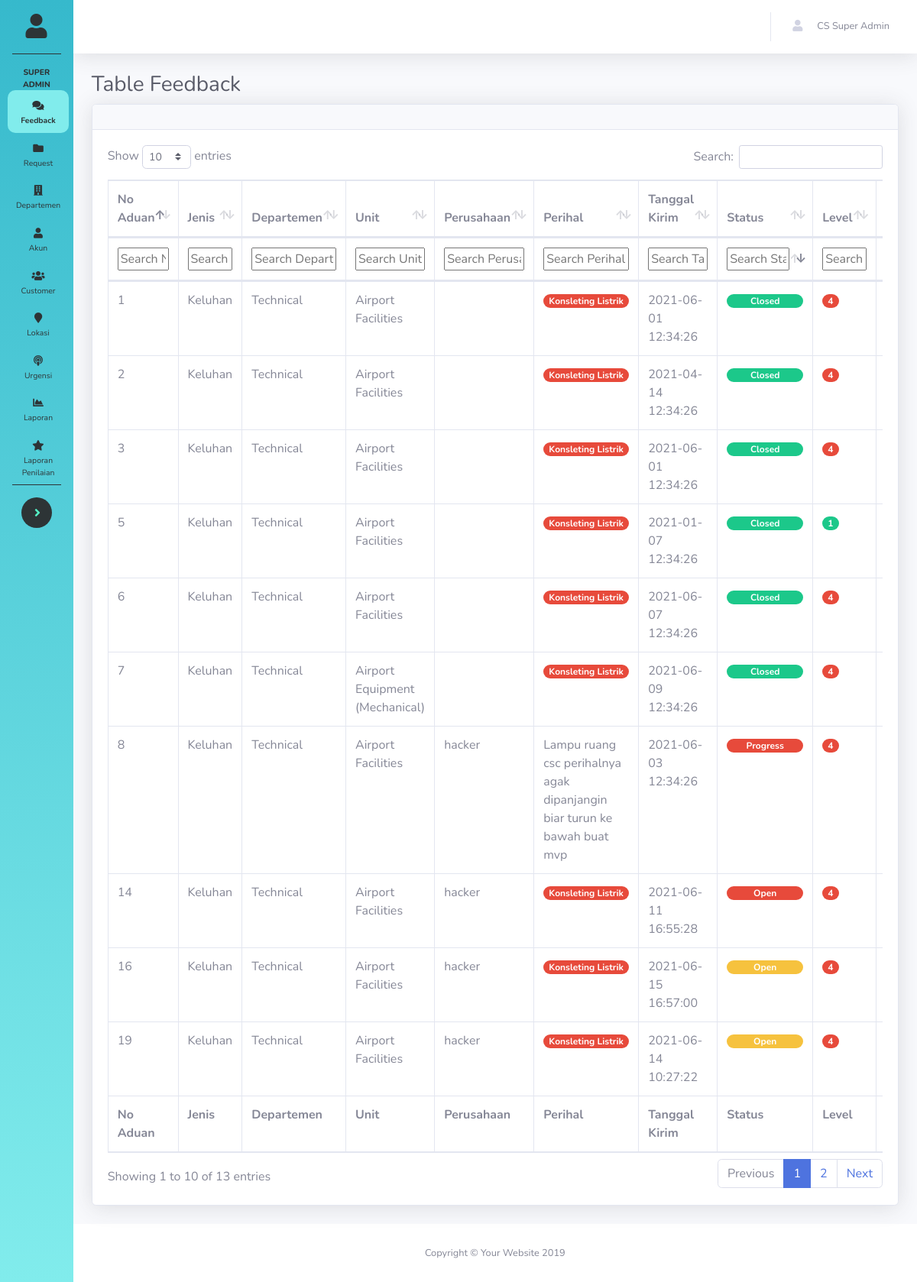
Screenshot of /Admin (signed in) with the database file from the repository.
### tables this page shows
CREATE TABLE `tb_aduan` (
  `id_aduan` int(11) NOT NULL,
  `id_akun` int(11) DEFAULT NULL,
  `id_customer` int(11) DEFAULT NULL,
  `id_unit` int(11) DEFAULT NULL,
  `nama_unit` varchar(200) DEFAULT NULL,
  `nama_departemen` varchar(200) DEFAULT NULL,
  `nama_detail_lokasi` varchar(200) DEFAULT NULL,
  `nama_lokasi` varchar(200) DEFAULT NULL,
  `jenis` varchar(10) NOT NULL,
  `urgensi` tinyint(4) DEFAULT 0,
  `perihal` text NOT NULL,
  `pelapor` varchar(20) NOT NULL,
  `ket` text NOT NULL,
  `status` varchar(12) NOT NULL,
  `waktu` datetime DEFAULT NULL,
  `waktu_kirim` datetime NOT NULL,
  `waktu_kejadian` date DEFAULT NULL,
  `keterangan_kejadian` text DEFAULT NULL,
  `foto` text DEFAULT NULL,
  `level` int(11) NOT NULL
);

CREATE TABLE `tb_customer` (
  `id_customer` int(11) NOT NULL,
  `nama_perusahaan` varchar(200) DEFAULT NULL,
  `gerai` varchar(200) DEFAULT NULL,
  `nama` text NOT NULL,
  `email` varchar(50) NOT NULL,
  `no_telp` varchar(20) NOT NULL,
  `password` text NOT NULL,
  `status` int(11) NOT NULL,
  `masa_berlaku` date NOT NULL,
  `kontrak` date DEFAULT NULL,
  `id_pass_bandara` varchar(30) NOT NULL,
  `pass_bandara` text DEFAULT NULL,
  `foto` text DEFAULT NULL,
  `tanggal_pembuatan` date DEFAULT NULL
);

### Admin/index.php (the view, shortened to what this page needs)
<?php
include 'header.php';
?>
        <div class="container-fluid">
          <h1 class="h3 mb-2 text-gray-800">Table Feedback</h1>
          <div class="card shadow mb-4">
            <div class="card-header py-3">
            </div>
            <div class="card-body">
              <div class="table-responsive">
                <table class="table table-bordered display" id="dataTable" width="100%" cellspacing="0">
                  <thead>
                    <tr>
                        <th>No Aduan</th>
                        <th>Jenis</th>
                        <th>Departemen</th>
                        <th>Unit</th>
                        <th>Perusahaan</th>
                        <th>Perihal</th>
                        <th>Tanggal Kirim</th>
                          <th class='sorting_desc' aria-sort="descending">Status</th>
                          <th>Level</th>
                      <th>Lakukan</th>
                    </tr>
                  </thead>
                  <tfoot>
                    <tr>
                      <th>No Aduan</th>
                      <th>Jenis</th>
                      <th>Departemen</th>
                      <th>Unit</th>
                      <th>Perusahaan</th>
                      <th>Perihal</th>
                      <th>Tanggal Kirim</th>
                      <th>Status</th>
                      <th>Level</th>
                      <th>Lakukan</th>
                    </tr>
                  </tfoot>
                  <tbody>
                    <?php
                    if(($_SESSION['hak_akses']=='Super Admin' || $_SESSION['hak_akses'] == 'Admin2' || $_SESSION['hak_akses']=='Pengawas Internal' || $_SESSION['hak_akses']=='Admin1') || ($_SESSION['status_akun']=='AOC Head' || $_SESSION['status_akun']=='General Manager')){
                      $sintax = "SELECT tb_aduan.id_aduan, jenis, Departemen, tb_aduan.nama_unit, urgensi, perihal, tb_aduan.status, level, progress.id_aduan as merah, tb_aduan.waktu, nama_perusahaan, waktu_kirim from tb_aduan
                          left join tb_unit ON tb_aduan.id_unit=tb_unit.id_unit
                          left join tb_departemen on tb_unit.id_departemen = tb_departemen.id_departemen
                          left join (select id_aduan, waktu from tb_progress where tindakan like 'Dikembalikan ke unit teknis%') as progress
                                on tb_aduan.id_aduan = progress.id_aduan and progress.waktu >= tb_aduan.waktu
                          left join tb_customer on tb_customer.id_customer = tb_aduan.id_customer
                          WHERE tb_aduan.status <> 'Request' and tb_aduan.status <> 'Returned'
                          GROUP BY tb_aduan.id_aduan
                          ORDER BY field(tb_aduan.status,'Progress' ,'Open', 'Closed'), tb_aduan.waktu DESC";
                    }else if($_SESSION['status_akun']=='Manager'||$_SESSION['status_akun']=='Unit'){
                      $sintax="SELECT  tb_aduan.id_aduan, jenis, Departemen, tb_aduan.nama_unit, urgensi, perihal, tb_aduan.status, level, progress.id_aduan as merah, tb_aduan.waktu, waktu_kirim from tb_aduan
                                inner join tb_unit on tb_aduan.id_unit = tb_unit.id_unit inner join tb_departemen on tb_departemen.id_departemen =tb_unit.id_departemen
                                left join (select id_aduan, waktu from tb_progress where tindakan like 'Dikembalikan ke unit teknis%') as progress
                                        on tb_aduan.id_aduan = progress.id_aduan and progress.waktu >= tb_aduan.waktu
                                left join tb_customer on tb_customer.id_customer = tb_aduan.id_customer
                                where tb_unit.id_unit = '".$_SESSION['id_unit']."'";
                    }else if($_SESSION['status_akun']=='Senior Manager'){
                      $sintax="SELECT  tb_aduan.id_aduan, jenis, Departemen, tb_aduan.nama_unit, urgensi, perihal, tb_aduan.status, level, progress.id_aduan as merah, tb_aduan.waktu, waktu_kirim from tb_aduan
                              inner join tb_unit on tb_aduan.id_unit = tb_unit.id_unit inner join tb_departemen on tb_departemen.id_departemen =tb_unit.id_departemen
                              left join (select id_aduan, waktu from tb_progress where tindakan like 'Dikembalikan ke unit teknis%') as progress
                                    on tb_aduan.id_aduan = progress.id_aduan and progress.waktu >= tb_aduan.waktu
                              left join tb_customer on tb_customer.id_customer = tb_aduan.id_customer
                              where tb_departemen.id_departemen = '".$_SESSION['id_departemen']."'";
                    }
                      $query = mysqli_query($koneksi, $sintax) or die(mysqli_error($koneksi));
                      foreach ( $query as $row){
                          echo "<tr>
                              <td>".$row['id_aduan']."</td>
                              <td>".$row['jenis']."</td>
                              <td>".$row['Departemen']."</td>
                              <td>".$row['nama_unit']."</td>
                              <td>".$row['nama_perusahaan']."</td>";
                              if($row['urgensi']==1){
                                echo"<td><span class='badge badge-pill badge-danger' style='auto;'>".$row['perihal']."</span></td>";
                              }else{
                                echo
                                "<td>".$row['perihal']."</td>";
                              }
                              echo "<td>".$row['waktu_kirim']."</td>";
                              if($row['status']=='Closed'){
                                  echo"<td>
                                          <span class='badge badge-pill badge-success' style='width:100px;'>".$row['status']."</span>
                                    </td>";
                              } else if($row['status']=="Progress"){
                                  $d1 = new DateTime($row['waktu']);
                                  $d2 = new DateTime();
                                  $interval = $d2->diff($d1);
                                  $interval = $interval->m;
                                  if($interval>1){
                                    echo"<td><span class='badge badge-pill badge-danger' style='width:100px;'>".$row['status']."</span></td>";
                                  } else {
                                    echo"<td><span class='badge badge-pill badge-secondary' style='width:100px;'>".$row['status']."</span></td>";
                                  }
                              }else if($row['status']=="Returned"){
                                echo"<td><span class='badge badge-pill badge-danger' style='width:100px;'>".$row['status']."</span></td>";
                              }else if($row['status']=='Open'){
                                if(is_null($row['merah'])){
                                  echo"<td><span class='badge badge-pill badge-warning' style='width:100px;'>".$row['status']."</span></td>";
                                }else{
                                  echo"<td><span class='badge badge-pill badge-danger' style='width:100px;'>".$row['status']."</span></td>";
                                }
                              }else{
                                echo"<td><span class='badge badge-pill badge-info' style='width:100px;'>".$row['status']."</span></td>";
                              }
                              if($row['level']=='0'){
                                  echo"<td><span class='badge badge-pill badge-secondary'  >".$row['level']."</span></td>";
                              } else if($row['level']=="1"){
                                echo"<td><span class='badge badge-pill badge-success'  >".$row['level']."</span></td>";
                              }else if($row['level']=="2"){
                                echo"<td><span class='badge badge-pill badge-info'  >".$row['level']."</span></td>";
                              }else if($row['level']=="3"){
                                    echo"<td><span class='badge badge-pill badge-warning'>".$row['level']."</span></td>";
                              }else{
                                  echo "<td><span class='badge badge-pill badge-danger'>".$row['level']."</span></td>";
                              }
                                echo "
                                <td>
                                  <a href='detail_aduan.php?id=".$row['id_aduan']."' class='btn btn-info btn-circle btn-sm'>
                                    <i class='fas fa-info-circle'></i>
                                  </a>
                              </td>
                            </tr>";
                          }
                    ?>
                  </tbody>
                </table>
              </div>
            </div>
          </div>
        </div>
      </div>
<?php include 'footer.php';
?>

### rows the page displays
tb_aduan: id_aduan "8", jenis "Keluhan", Departemen "Technical", nama_unit "Airport Facilities", id_customer.nama_perusahaan "hacker", perihal "Lampu ruang csc perihalnya agak dipanjangin biar turun ke bawah buat mvp", waktu_kirim "2021-06-03 12:34:26", status "Progress", level "4"
tb_aduan: id_aduan "14", jenis "Keluhan", Departemen "Technical", nama_unit "Airport Facilities", id_customer.nama_perusahaan "hacker", perihal "Konsleting Listrik", waktu_kirim "2021-06-11 16:55:28", status "Open", level "4"
tb_aduan: id_aduan "19", jenis "Keluhan", Departemen "Technical", nama_unit "Airport Facilities", id_customer.nama_perusahaan "hacker", perihal "Konsleting Listrik", waktu_kirim "2021-06-14 10:27:22", status "Open", level "4"
tb_aduan: id_aduan "16", jenis "Keluhan", Departemen "Technical", nama_unit "Airport Facilities", id_customer.nama_perusahaan "hacker", perihal "Konsleting Listrik", waktu_kirim "2021-06-15 16:57:00", status "Open", level "4"
tb_aduan: id_aduan "7", jenis "Keluhan", Departemen "Technical", nama_unit "Airport Equipment (Mechanical)", perihal "Konsleting Listrik", waktu_kirim "2021-06-09 12:34:26", status "Closed", level "4"
tb_aduan: id_aduan "6", jenis "Keluhan", Departemen "Technical", nama_unit "Airport Facilities", perihal "Konsleting Listrik", waktu_kirim "2021-06-07 12:34:26", status "Closed", level "4"
tb_aduan: id_aduan "3", jenis "Keluhan", Departemen "Technical", nama_unit "Airport Facilities", perihal "Konsleting Listrik", waktu_kirim "2021-06-01 12:34:26", status "Closed", level "4"
tb_aduan: id_aduan "1", jenis "Keluhan", Departemen "Technical", nama_unit "Airport Facilities", perihal "Konsleting Listrik", waktu_kirim "2021-06-01 12:34:26", status "Closed", level "4"
tb_aduan: id_aduan "5", jenis "Keluhan", Departemen "Technical", nama_unit "Airport Facilities", perihal "Konsleting Listrik", waktu_kirim "2021-01-07 12:34:26", status "Closed", level "1"
tb_aduan: id_aduan "2", jenis "Keluhan", Departemen "Technical", nama_unit "Airport Facilities", perihal "Konsleting Listrik", waktu_kirim "2021-04-14 12:34:26", status "Closed", level "4"

### other values shown
$_SESSION['hak_akses'] "SUPER ADMIN"
$_SESSION['nama'] "CS Super Admin"
